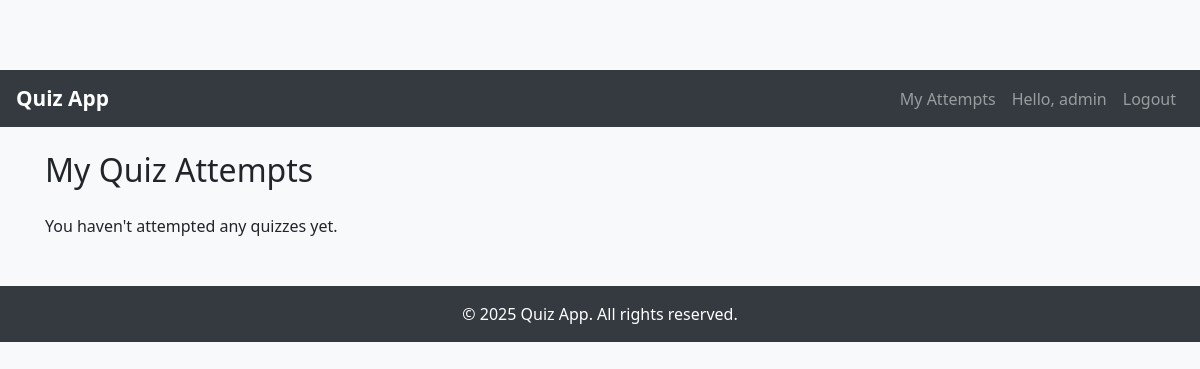
Page /my-attempts/ (signed in) on the earlier database version.
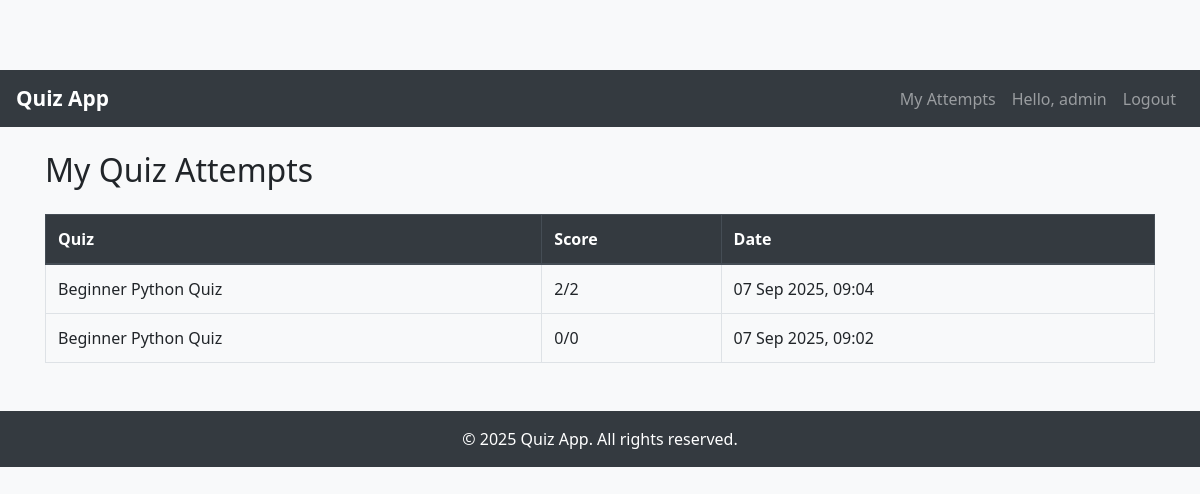
Same page on the later database version.
### core/models.py (models this page shows, shortened)
class Attempt(models.Model):
    user = models.ForeignKey(User, on_delete=models.CASCADE)
    quiz = models.ForeignKey(Quiz, on_delete=models.CASCADE, related_name='attempts')
    score = models.IntegerField(default=0)
    total = models.IntegerField(default=0)
    completed_at = models.DateTimeField(auto_now_add=True)

class Quiz(models.Model):
    STATUS_CHOICES = (
        ('active', 'Active'),
        ('hold', 'Hold'),
        ('disabled', 'Disabled'),
    )
    title = models.CharField(max_length=255)
    category = models.ForeignKey(Category, on_delete=models.SET_NULL, null=True, related_name='quizzes')
    status = models.CharField(max_length=20, choices=STATUS_CHOICES, default='active')
    created_at = models.DateTimeField(auto_now_add=True)

### core/views.py (the view)
# urls.py: path('my-attempts/', views.my_attempts, name='my_attempts'),
@login_required
def my_attempts(request):
    attempts = Attempt.objects.filter(user=request.user).order_by('-completed_at')
    return render(request, 'core/my_attempts.html', {'attempts': attempts})

### templates/core/my_attempts.html
{% extends 'core/base.html' %}
{% block content %}
<h2 class="mb-4">My Quiz Attempts</h2>
{% if attempts %}
    <table class="table table-bordered">
        <thead class="thead-dark">
            <tr>
                <th>Quiz</th>
                <th>Score</th>
                <th>Date</th>
            </tr>
        </thead>
        <tbody>
            {% for attempt in attempts %}
            <tr>
                <td>{{ attempt.quiz.title }}</td>
                <td>{{ attempt.score }}/{{ attempt.total }}</td>
                <td>{{ attempt.completed_at|date:"d M Y, H:i" }}</td>
            </tr>
            {% endfor %}
        </tbody>
    </table>
{% else %}
    <p>You haven't attempted any quizzes yet.</p>
{% endif %}
{% endblock %}

### templates/core/base.html (shortened to what this page needs)
{% load static %}
<!DOCTYPE html>
<html lang="en">
<head>
    <link rel="stylesheet" href="https://stackpath.bootstrapcdn.com/bootstrap/4.5.2/css/bootstrap.min.css">
    <link rel="stylesheet" href="{% static 'core/style.css' %}">
</head>
<body>
 <nav class="navbar navbar-expand-lg navbar-dark bg-dark">
<a class="navbar-brand" href="{% url 'home' %}">Quiz App</a>
<div class="collapse navbar-collapse" id="navbarNav">
<ul class="navbar-nav ml-auto">
{% if user.is_authenticated %}
    <li class="nav-item"><a class="nav-link" href="{% url 'my_attempts' %}">My Attempts</a></li>
    <li class="nav-item"><a class="nav-link">Hello, {{ user.username }}</a></li>
    <li class="nav-item"><a class="nav-link" href="{% url 'logout' %}">Logout</a></li>
{% else %}
    <li class="nav-item"><a class="nav-link" href="{% url 'login' %}">Login</a></li>
    <li class="nav-item"><a class="nav-link" href="{% url 'register' %}">Register</a></li>
{% endif %}
</ul>
</div>
</nav>
 <div class="container mt-4">
 {% block content %}
 {% endblock %}
 </div>
 <footer class="bg-dark text-white text-center py-3 mt-5">
 &copy; 2025 Quiz App. All rights reserved.
 </footer>
</body>
</html>

### static/css/style.css (style rules this page uses)
body { font-family: 'Segoe UI', sans-serif; padding-top: 70px; background-color: #f8f9fa; }
.navbar-brand { font-weight: bold; font-size: 1.3rem; }

Differences in the rows shown:
added Attempt: quiz "Beginner Python Quiz", score "2", total "2", completed_at "07 Sep 2025, 09:04"
added Attempt: quiz "Beginner Python Quiz", score "0", total "0", completed_at "07 Sep 2025, 09:02"
Other differences:
text no longer shown: "You haven't attempted any quizzes yet."
text now shown: "Quiz Score Date"
